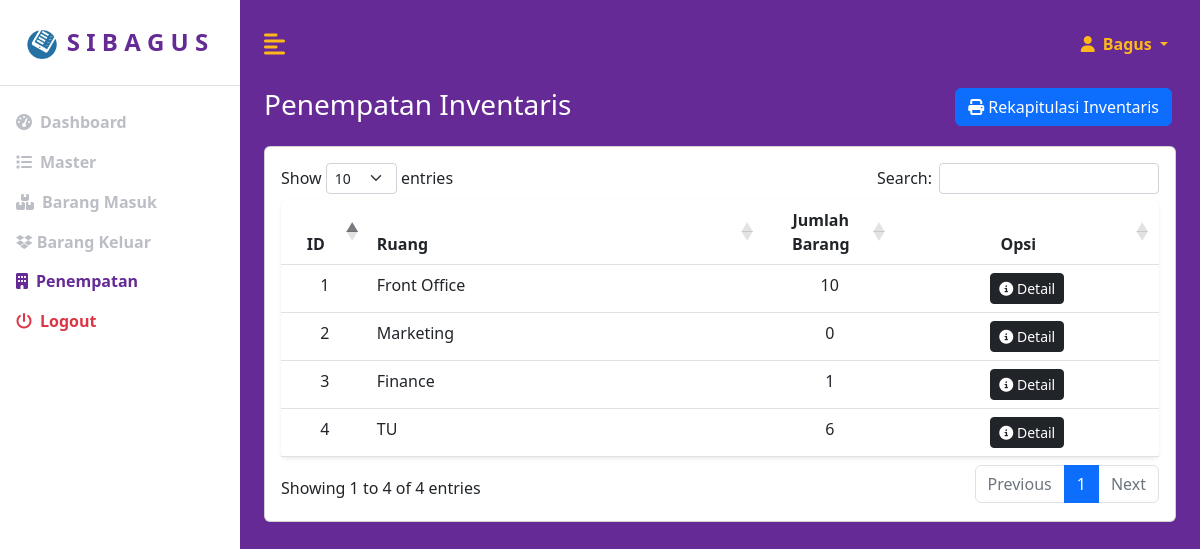
/index.php?page=penempatandata (signed in), run on the app's committed database.
### tables this page shows
CREATE TABLE `ruang` (
  `id` int(11) NOT NULL,
  `nama_ruang` varchar(255) NOT NULL
);

### pages/penempatan/penempatandata.php (the view, shortened to what this page needs)
<div id="atas" class="row">
    <div class="col">
        <div class="row">
            <div class="col-md-6">
                <h3>Penempatan Inventaris</h3>
            </div>
            <div class="col-md-6">
                <a href="report/rekapitulasiinventaris.php" class="btn btn-primary float-end me-1" target="_blank">
                    <i class="fa fa-print"></i> Rekapitulasi Inventaris
                </a>
            </div>
        </div>
    </div>
</div>
    <?php
    $selectSQL = "SELECT R.*,
        (SELECT COUNT(*) FROM inventaris_ruang WHERE ruang_id=R.id) qty
        FROM ruang R";
    $resultSet = mysqli_query($koneksi, $selectSQL);
    ?>
<div id="bawah" class="row mt-3">
    <div class="col">
        <div class="card my-card">
            <table class="table bg-white rounded shadow-sm table-hover" id="example" width="100%">
                <thead>
                    <tr>
                        <th width="10%" class="text-center">ID</th>
                        <th width="45%">Ruang</th>
                        <th width="15%" class="text-center">Jumlah Barang</th>
                        <th width="30%" class="text-center">Opsi</th>
                    </tr>
                </thead>
                <tbody>
                    <?php
                    $no = 1;
                    while ($row = mysqli_fetch_assoc($resultSet)) {
                    ?>
                        <tr>
                            <td class="text-center"><?= $no++ ?></td>
                            <td><?= $row['nama_ruang'] ?></td>
                            <td class="text-center"><?= $row['qty'] ?></td>
                            <td class="text-center">
                                <a href="?page=penempatandetail&id=<?= $row['id'] ?>" class="btn btn-sm btn-dark">
                                    <i class="fa fa-info-circle"></i> Detail
                                </a>
                            </td>
                        </tr>
                    <?php
                    }
                    ?>
                </tbody>
            </table>
        </div>
    </div>
</div>

### assets/css/custom.css (style rules this page uses)
:root { --main-bg-color: #009d63; --main-text-color: #009d63; --second-text-color: #bbbec5; --second-bg-color: #c1efde; --ungu: rgb(101, 42, 149); --oren: rgb(255, 184, 26); --hijo: rgb(100, 164, 65); }
h3 { color: white; }
body { min-height: 100vh; min-height: -webkit-fill-available; }
html { height: -webkit-fill-available; }
.my-card { padding: 1rem 1rem; }

### data on the page
ruang: nama_ruang "Front Office", qty "10"
ruang: nama_ruang "Marketing", qty "0"
ruang: nama_ruang "Finance", qty "1"
ruang: nama_ruang "TU", qty "6"

### other printed values
$_SESSION["nama_karyawan"] "Bagus"
